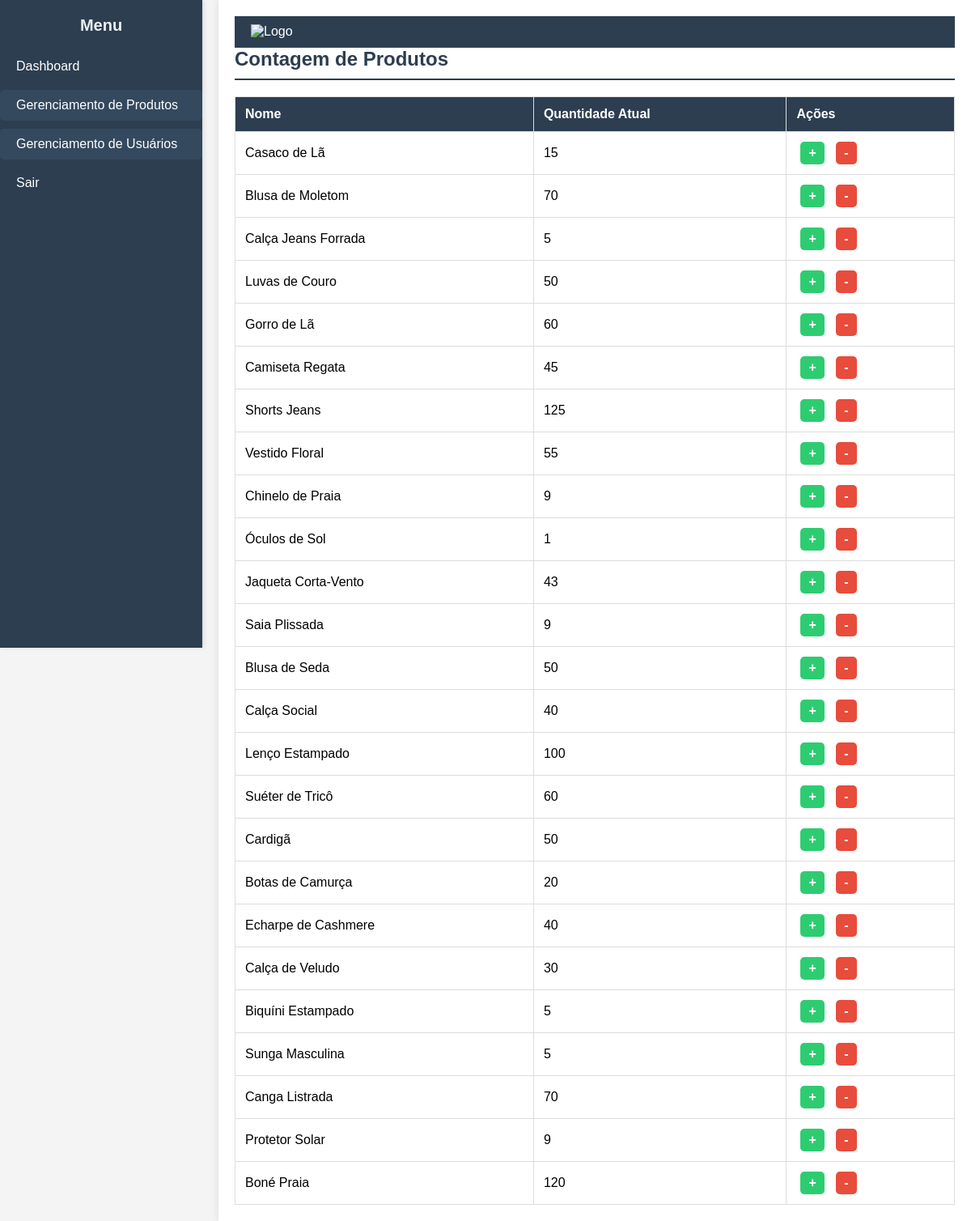
The app's page /contagem.php (signed in), older data.
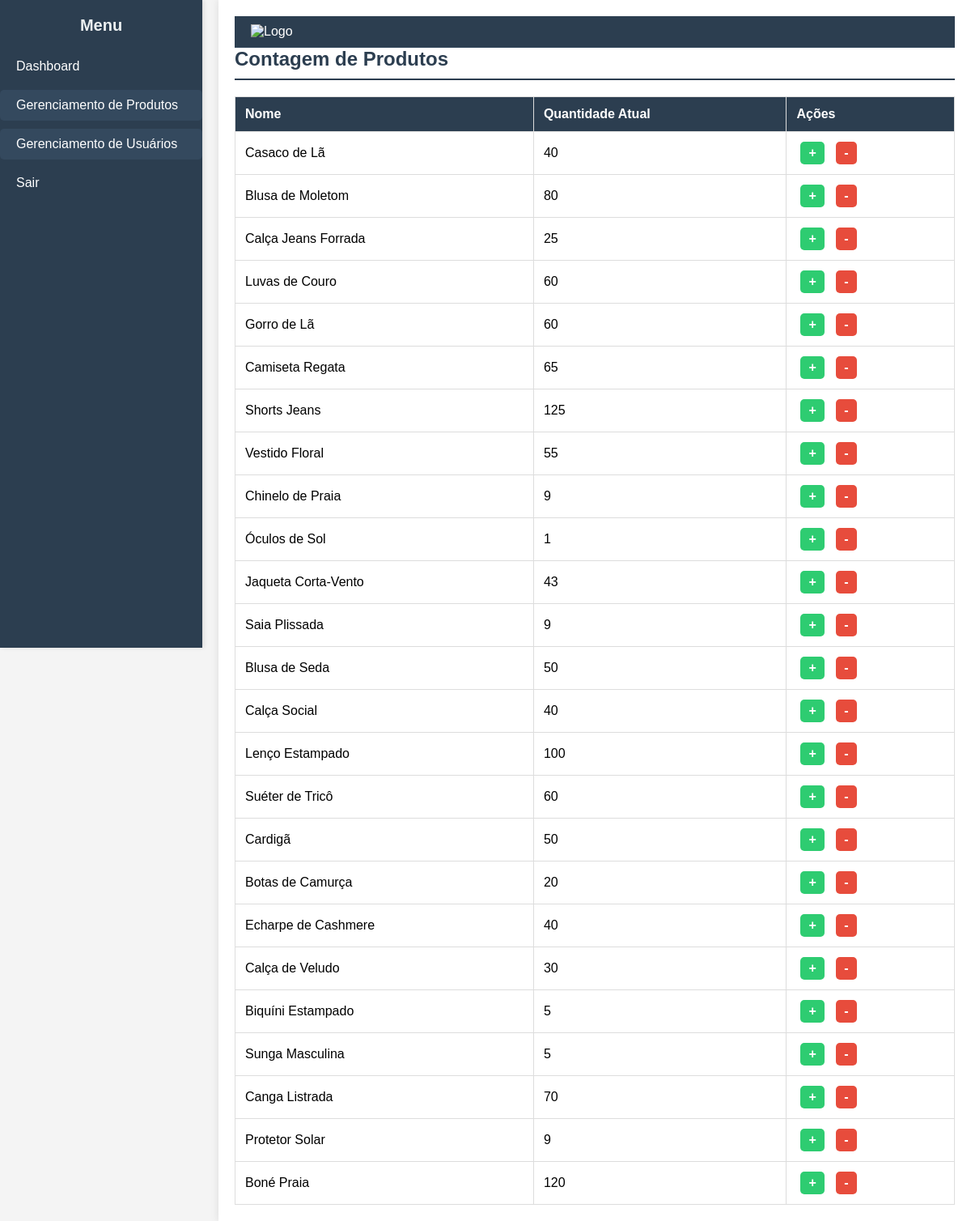
The same page, newer data.
### tables this page shows
CREATE TABLE `produtos` (
  `id` int(11) NOT NULL,
  `nome` varchar(100) NOT NULL,
  `descricao` text DEFAULT NULL,
  `quantidade` int(11) NOT NULL,
  `preco` decimal(10,2) NOT NULL,
  `categoria_id` int(11) DEFAULT NULL,
  `estoque_minimo` int(11) DEFAULT 10
);

### contagem.php (the view, shortened to what this page needs)
<?php
include_once 'db/connect.php';
$stmt = $pdo->query("SELECT * FROM produtos");
$produtos = $stmt->fetchAll(PDO::FETCH_ASSOC);
?>
<!DOCTYPE html>
<html lang="pt-br">
<head>
    <link rel="stylesheet" href="css/style.css">
</head>
<body>
    <div class="container">
        <?php include_once 'includes/sidebar.php'; ?>
        <main class="content">
            <header class="header">
                <div class="logo">
                    <img src="https://bluefocus.com.br/sites/default/files/styles/medium/public/estoque.png?itok=1yVi8VcO" alt="Logo" width="50">
                </div>
            </header>
            <div class="scrollable-content">
                <h2>Contagem de Produtos</h2>
                <table class="desktop-table">
                    <thead>
                        <tr>
                            <th>Nome</th>
                            <th>Quantidade Atual</th>
                            <th>Ações</th>
                        </tr>
                    </thead>
                    <tbody>
                        <?php foreach ($produtos as $produto): ?>
                            <tr>
                                <td><?= htmlspecialchars($produto['nome']) ?></td>
                                <td><?= $produto['quantidade'] ?></td>
                                <td>
                                    <a href="?acao=adicionar&id=<?= $produto['id'] ?>" class="btn btn-success">+</a>
                                    <a href="?acao=remover&id=<?= $produto['id'] ?>" class="btn btn-danger">-</a>
                                </td>
                            </tr>
                        <?php endforeach; ?>
                    </tbody>
                </table>
            </div>
        </main>
    </div>
</body>
</html>

### includes/sidebar.php (shortened to what this page needs)
<?php
$nivel_acesso = $_SESSION['nivel_acesso'];
?>
<aside class="sidebar">
    <h2>Menu</h2>
    <ul>
        <li><a href="dashboard.php">Dashboard</a></li>
        <li class="submenu">
            <span class="submenu-title">Gerenciamento de Produtos</span>
        </li>
        <?php if ($nivel_acesso == 'admin'): ?>
            <li class="submenu">
                <span class="submenu-title">Gerenciamento de Usuários</span>
            </li>
        <?php endif; ?>
        <li><a href="logout.php">Sair</a></li>
    </ul>
</aside>

### css/style.css (style rules this page uses)
* { margin: 0; padding: 0; box-sizing: border-box; }
body { font-family: Arial, sans-serif; background-color: #f4f4f4; display: flex; min-height: 100vh; }
.header { display: flex; justify-content: space-between; align-items: center; padding: 10px 20px; background-color: #2c3e50; color: white; font-size: 16px; border-bottom: 1px solid #34495e; }
.header .logo img { height: 40px; }
.container { display: flex; width: 100%; }
.sidebar { width: 250px; background-color: #2c3e50; color: white; height: 100vh; position: fixed; transition: all 0.3s ease; box-shadow: 2px 0 5px rgba(0, 0, 0, 0.1); }
.sidebar h2 { text-align: center; margin: 20px 0; font-size: 20px; font-weight: bold; color: #ecf0f1; }
.sidebar ul { list-style: none; }
.sidebar ul li { margin-bottom: 10px; }
.sidebar ul li a { color: white; text-decoration: none; font-size: 16px; display: block; padding: 10px 20px; border-radius: 5px; transition: background-color 0.3s ease; }
.submenu { margin-bottom: 10px; }
.submenu-title { display: block; padding: 10px 20px; background-color: #34495e; color: white; font-size: 16px; cursor: pointer; border-radius: 5px; transition: background-color 0.3s ease; }
.content { margin-left: 270px; padding: 20px; width: calc(100% - 270px); background-color: #ffffff; box-shadow: 0 0 10px rgba(0, 0, 0, 0.1); min-height: 100vh; transition: margin-left 0.3s ease; }
.content h2 { color: #2c3e50; font-size: 24px; margin-bottom: 20px; border-bottom: 2px solid #2c3e50; padding-bottom: 10px; }
table { width: 100%; border-collapse: collapse; margin-top: 20px; font-size: 16px; }
table th, table td { border: 1px solid #ddd; padding: 12px; text-align: left; }
table th { background-color: #2c3e50; color: white; }
table td a { color: #2980b9; text-decoration: none; font-weight: bold; transition: color 0.3s ease; }
.btn { display: inline-block; padding: 5px 10px; margin: 0 5px; border-radius: 5px; text-decoration: none; color: white; font-weight: bold; transition: background-color 0.3s ease; }
.btn-success { background-color: #2ecc71; }
.btn-danger { background-color: #e74c3c; }
@media (min-width: 769px) { .desktop-table { display: table; } }

Row changes from the older to the newer data that the page shows:
changed produtos "Casaco de Lã": quantidade "15" → "40"
changed produtos "Blusa de Moletom": quantidade "70" → "80"
changed produtos "Calça Jeans Forrada": quantidade "5" → "25"
changed produtos "Luvas de Couro": quantidade "50" → "60"
changed produtos "Camiseta Regata": quantidade "45" → "65"
